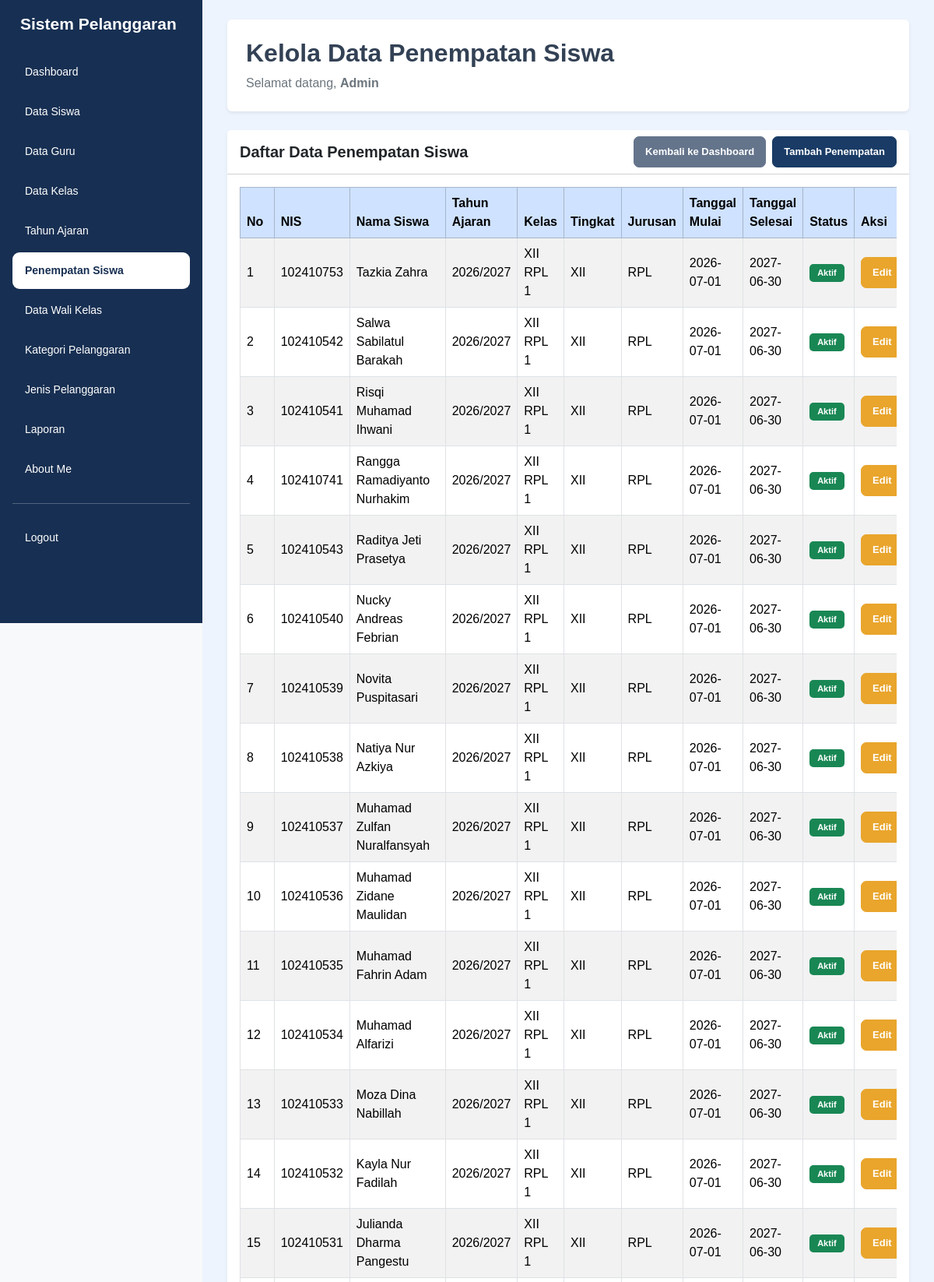
/data_penempatan_siswa.php (signed in, upper part), run on the app's committed database.
### tables this page shows
CREATE TABLE `t_kelas_siswa` (
  `id` int(11) NOT NULL,
  `siswa_id` int(11) NOT NULL,
  `tahun_ajaran_id` int(11) NOT NULL,
  `kelas_id` int(11) NOT NULL,
  `tanggal_mulai` date NOT NULL,
  `tanggal_selesai` date NOT NULL,
  `status_aktif` tinyint(1) NOT NULL,
  `created_at` timestamp NOT NULL DEFAULT current_timestamp(),
  `updated_at` timestamp NOT NULL DEFAULT current_timestamp()
);

CREATE TABLE `t_siswa` (
  `id` int(11) NOT NULL,
  `nis` varchar(30) NOT NULL,
  `nisn` varchar(20) NOT NULL,
  `nama` varchar(150) NOT NULL,
  `jenis_kelamin` char(1) NOT NULL,
  `tanggal_lahir` date NOT NULL,
  `alamat` text NOT NULL,
  `status_aktif` tinyint(1) NOT NULL,
  `created_at` timestamp NOT NULL DEFAULT current_timestamp(),
  `updated_at` timestamp NOT NULL DEFAULT current_timestamp()
);

CREATE TABLE `t_tahun_ajaran` (
  `id` int(11) NOT NULL,
  `nama` varchar(20) NOT NULL,
  `tanggal_mulai` date NOT NULL,
  `tanggal_selesai` date NOT NULL,
  `status_aktif` tinyint(1) NOT NULL,
  `created_at` timestamp NOT NULL DEFAULT current_timestamp(),
  `updated_at` timestamp NOT NULL DEFAULT current_timestamp()
);

CREATE TABLE `t_kelas` (
  `id` int(11) NOT NULL,
  `nama` varchar(100) NOT NULL,
  `tingkat` varchar(20) NOT NULL,
  `jurusan` varchar(100) NOT NULL,
  `status_aktif` tinyint(1) NOT NULL,
  `created_at` timestamp NOT NULL DEFAULT current_timestamp(),
  `updated_at` timestamp NOT NULL DEFAULT current_timestamp()
);

### data_penempatan_siswa.php (the view, shortened to what this page needs)
<?php
include 'config/koneksi.php';
$name = $_SESSION['name'] ?? 'Admin';
$halaman = basename($_SERVER['PHP_SELF']);
$sql = "
    SELECT
        ks.id,
        s.nis,
        s.nama AS nama_siswa,
        ta.nama AS tahun_ajaran,
        k.nama AS nama_kelas,
        k.tingkat,
        k.jurusan,
        ks.tanggal_mulai,
        ks.tanggal_selesai,
        ks.status_aktif
    FROM t_kelas_siswa ks
    LEFT JOIN t_siswa s ON ks.siswa_id = s.id
    LEFT JOIN t_tahun_ajaran ta ON ks.tahun_ajaran_id = ta.id
    LEFT JOIN t_kelas k ON ks.kelas_id = k.id
    ORDER BY ks.id DESC
";
$hasil = mysqli_query($koneksi, $sql);
?>
<!DOCTYPE html>
<html lang="id">
<head>
    <link href="https://cdn.jsdelivr.net/npm/bootstrap@5.3.8/dist/css/bootstrap.min.css" rel="stylesheet">
    <link rel="stylesheet" href="https://cdn.datatables.net/3.1.4/css/dataTables.dataTables.min.css">
    <link rel="stylesheet" href="style/style.css">
</head>
<body class="bg-light">
<div class="container-fluid">
    <div class="row">
        <div class="sidebar col-md-3 col-lg-2 position-fixed top-0 start-0 vh-100 p-3 overflow-auto">
            <h4 class="text-white mb-4">Sistem Pelanggaran</h4>
            <ul class="nav nav-pills flex-column gap-1">
                <li class="nav-item">
                    <a href="dashboard.php" class="nav-link text-white">Dashboard</a>
                </li>
                <li class="nav-item">
                    <a href="data_siswa.php" class="nav-link text-white">Data Siswa</a>
                </li>
                <li class="nav-item">
                    <a href="data_guru.php" class="nav-link text-white">Data Guru</a>
                </li>
                <li class="nav-item">
                    <a href="data_kelas.php" class="nav-link text-white">Data Kelas</a>
                </li>
                <li class="nav-item">
                    <a href="data_tahun_ajaran.php" class="nav-link text-white">Tahun Ajaran</a>
                </li>
                <li class="nav-item">
                    <a href="data_penempatan_siswa.php"
                       class="nav-link <?= $halaman == 'data_penempatan_siswa.php' ? 'active' : 'text-white'; ?>">
                        Penempatan Siswa
                    </a>
                </li>
                <li class="nav-item">
                    <a href="data_wali_kelas.php" class="nav-link text-white">Data Wali Kelas</a>
                </li>
                <li class="nav-item">
                    <a href="data_kategori_pelanggaran.php" class="nav-link text-white">Kategori Pelanggaran</a>
                </li>
                <li class="nav-item">
                    <a href="data_jenis_pelanggaran.php" class="nav-link text-white">Jenis Pelanggaran</a>
                </li>
                <li class="nav-item">
                    <a href="laporan.php" class="nav-link text-white">Laporan</a>
                </li>
                <li class="nav-item">
                    <a href="about_me.php" class="nav-link text-white">About Me</a>
                </li>
                <hr class="border-white">
                <li class="nav-item">
                    <a href="logout.php" class="nav-link text-white">Logout</a>
                </li>
            </ul>
        </div>
        <main class="content-main">
            <div class="page-content">
                <div class="bg-white rounded shadow-sm p-4 mb-4">
                    <h2 class="fw-bold">Kelola Data Penempatan Siswa</h2>
                    <p class="text-secondary mb-0">
                        Selamat datang,
                        <b><?= htmlspecialchars($name); ?></b>
                    </p>
                </div>
                <div class="card shadow-sm border-0">
                    <div class="card-header bg-white">
                        <div class="d-flex justify-content-between align-items-center flex-wrap gap-2">
                            <h5 class="mb-0 fw-bold">Daftar Data Penempatan Siswa</h5>
                            <div class="d-flex gap-2">
                                <a href="dashboard.php" class="btn btn-secondary btn-sm">
                                    Kembali ke Dashboard
                                </a>
                                <a href="tambah_penempatan_siswa.php" class="btn btn-primary btn-sm">
                                    Tambah Penempatan
                                </a>
                            </div>
                        </div>
                    </div>
                    <div class="card-body">
                        <div class="table-responsive">
                            <table id="tabelPenempatan"
                                   class="table table-bordered table-striped table-hover align-middle">
                                <thead class="table-primary">
                                    <tr>
                                        <th>No</th>
                                        <th>NIS</th>
                                        <th>Nama Siswa</th>
                                        <th>Tahun Ajaran</th>
                                        <th>Kelas</th>
                                        <th>Tingkat</th>
                                        <th>Jurusan</th>
                                        <th>Tanggal Mulai</th>
                                        <th>Tanggal Selesai</th>
                                        <th>Status</th>
                                        <th>Aksi</th>
                                    </tr>
                                </thead>
                                <tbody>
                                <?php
                                $no = 1;
                                if ($hasil && mysqli_num_rows($hasil) > 0) {
                                    while ($row = mysqli_fetch_assoc($hasil)) {
                                ?>
                                    <tr>
                                        <td><?= $no++; ?></td>
                                        <td><?= htmlspecialchars($row['nis'] ?? '-'); ?></td>
                                        <td><?= htmlspecialchars($row['nama_siswa'] ?? '-'); ?></td>
                                        <td><?= htmlspecialchars($row['tahun_ajaran'] ?? '-'); ?></td>
                                        <td><?= htmlspecialchars($row['nama_kelas'] ?? '-'); ?></td>
                                        <td><?= htmlspecialchars($row['tingkat'] ?? '-'); ?></td>
                                        <td><?= htmlspecialchars($row['jurusan'] ?? '-'); ?></td>
                                        <td><?= htmlspecialchars($row['tanggal_mulai'] ?? '-'); ?></td>
                                        <td><?= htmlspecialchars($row['tanggal_selesai'] ?? '-'); ?></td>
                                        <td>
                                            <?php if (($row['status_aktif'] ?? 0) == 1) { ?>
                                                <span class="badge bg-success">Aktif</span>
                                            <?php } else { ?>
                                                <span class="badge bg-secondary">Tidak Aktif</span>
                                            <?php } ?>
                                        </td>
                                        <td>
                                            <div class="d-flex gap-1">
                                                <a href="edit_penempatan_siswa.php?id=<?= (int) $row['id']; ?>"
                                                   class="btn btn-warning btn-sm">
                                                    Edit
                                                </a>
                                            </div>
                                        </td>
                                    </tr>
                                <?php
                                    }
                                } ?>
                                </tbody>
                            </table>
                        </div>
                    </div>
                </div>
            </div>
        </main>
    </div>
</div>
</body>
</html>

### style/style.css (style rules this page uses)
* { box-sizing: border-box; }
html { width: 100%; min-height: 100%; overflow-x: hidden; }
body { width: 100%; min-height: 100vh; margin: 0; padding: 0; font-family: Arial, Helvetica, sans-serif; background-color: #edf4fd; color: #334155; }
a { text-decoration: none; }
.sidebar { position: fixed !important; top: 0; left: 0; width: 260px !important; max-width: 260px !important; height: 100vh; padding: 24px 15px; background-color: #172f52 !important; z-index: 1001; overflow-y: auto; overflow-x: hidden; flex: none !important; }
.sidebar h4 { color: #ffffff; font-size: 21px; font-weight: 700; margin: 0 0 38px; padding: 0 10px; line-height: 1.4; }
.sidebar .nav { display: flex; flex-direction: column; gap: 7px; }
.sidebar .nav-item { width: 100%; }
.sidebar .nav-link { display: block; width: 100%; padding: 13px 16px; border-radius: 9px; color: #e2eaf6; font-size: 14px; font-weight: 500; transition: all 0.2s ease; }
.sidebar .nav-link.active { background-color: #ffffff !important; color: #172f52 !important; font-weight: 700; }
.content-main { display: block !important; position: relative; width: calc(100% - 260px) !important; max-width: none !important; min-height: 100vh; margin-left: 260px !important; margin-right: 0 !important; padding: 25px 32px 35px !important; background-color: #edf4fd; overflow-x: hidden; }
.btn { display: inline-flex; justify-content: center; align-items: center; border-radius: 7px; padding: 9px 14px; font-size: 13px; font-weight: 600; white-space: nowrap; transition: all 0.2s ease; }
.btn-primary { background-color: #193b65; border-color: #193b65; color: #ffffff; }
.btn-secondary { background-color: #64748b; border-color: #64748b; color: #ffffff; }
.btn-warning { background-color: #e9a52c; border-color: #e9a52c; color: #ffffff; }
.table-responsive { display: block; width: 100%; max-width: 100%; overflow-x: auto; }
.badge { display: inline-block; padding: 6px 10px; border-radius: 5px; font-size: 11px; font-weight: 600; }
@media (min-width: 768px) { .content-main { padding-top: 25px !important; } }

### data on the page
t_kelas_siswa: siswa.nis "102410753", siswa.nama "Tazkia Zahra", tahun_ajaran.nama "2026/2027", kelas.nama "XII RPL 1", kelas.tingkat "XII", kelas.jurusan "RPL", tanggal_mulai "2026-07-01", tanggal_selesai "2027-06-30", status_aktif "Aktif"
t_kelas_siswa: siswa.nis "102410542", siswa.nama "Salwa Sabilatul Barakah", tahun_ajaran.nama "2026/2027", kelas.nama "XII RPL 1", kelas.tingkat "XII", kelas.jurusan "RPL", tanggal_mulai "2026-07-01", tanggal_selesai "2027-06-30", status_aktif "Aktif"
t_kelas_siswa: siswa.nis "102410541", siswa.nama "Risqi Muhamad Ihwani", tahun_ajaran.nama "2026/2027", kelas.nama "XII RPL 1", kelas.tingkat "XII", kelas.jurusan "RPL", tanggal_mulai "2026-07-01", tanggal_selesai "2027-06-30", status_aktif "Aktif"
t_kelas_siswa: siswa.nis "102410741", siswa.nama "Rangga Ramadiyanto Nurhakim", tahun_ajaran.nama "2026/2027", kelas.nama "XII RPL 1", kelas.tingkat "XII", kelas.jurusan "RPL", tanggal_mulai "2026-07-01", tanggal_selesai "2027-06-30", status_aktif "Aktif"
t_kelas_siswa: siswa.nis "102410543", siswa.nama "Raditya Jeti Prasetya", tahun_ajaran.nama "2026/2027", kelas.nama "XII RPL 1", kelas.tingkat "XII", kelas.jurusan "RPL", tanggal_mulai "2026-07-01", tanggal_selesai "2027-06-30", status_aktif "Aktif"
t_kelas_siswa: siswa.nis "102410540", siswa.nama "Nucky Andreas Febrian", tahun_ajaran.nama "2026/2027", kelas.nama "XII RPL 1", kelas.tingkat "XII", kelas.jurusan "RPL", tanggal_mulai "2026-07-01", tanggal_selesai "2027-06-30", status_aktif "Aktif"
t_kelas_siswa: siswa.nis "102410539", siswa.nama "Novita Puspitasari", tahun_ajaran.nama "2026/2027", kelas.nama "XII RPL 1", kelas.tingkat "XII", kelas.jurusan "RPL", tanggal_mulai "2026-07-01", tanggal_selesai "2027-06-30", status_aktif "Aktif"
t_kelas_siswa: siswa.nis "102410538", siswa.nama "Natiya Nur Azkiya", tahun_ajaran.nama "2026/2027", kelas.nama "XII RPL 1", kelas.tingkat "XII", kelas.jurusan "RPL", tanggal_mulai "2026-07-01", tanggal_selesai "2027-06-30", status_aktif "Aktif"
t_kelas_siswa: siswa.nis "102410537", siswa.nama "Muhamad Zulfan Nuralfansyah", tahun_ajaran.nama "2026/2027", kelas.nama "XII RPL 1", kelas.tingkat "XII", kelas.jurusan "RPL", tanggal_mulai "2026-07-01", tanggal_selesai "2027-06-30", status_aktif "Aktif"
t_kelas_siswa: siswa.nis "102410536", siswa.nama "Muhamad Zidane Maulidan", tahun_ajaran.nama "2026/2027", kelas.nama "XII RPL 1", kelas.tingkat "XII", kelas.jurusan "RPL", tanggal_mulai "2026-07-01", tanggal_selesai "2027-06-30", status_aktif "Aktif"
t_kelas_siswa: siswa.nis "102410535", siswa.nama "Muhamad Fahrin Adam", tahun_ajaran.nama "2026/2027", kelas.nama "XII RPL 1", kelas.tingkat "XII", kelas.jurusan "RPL", tanggal_mulai "2026-07-01", tanggal_selesai "2027-06-30", status_aktif "Aktif"
t_kelas_siswa: siswa.nis "102410534", siswa.nama "Muhamad Alfarizi", tahun_ajaran.nama "2026/2027", kelas.nama "XII RPL 1", kelas.tingkat "XII", kelas.jurusan "RPL", tanggal_mulai "2026-07-01", tanggal_selesai "2027-06-30", status_aktif "Aktif"
t_kelas_siswa: siswa.nis "102410533", siswa.nama "Moza Dina Nabillah", tahun_ajaran.nama "2026/2027", kelas.nama "XII RPL 1", kelas.tingkat "XII", kelas.jurusan "RPL", tanggal_mulai "2026-07-01", tanggal_selesai "2027-06-30", status_aktif "Aktif"
t_kelas_siswa: siswa.nis "102410532", siswa.nama "Kayla Nur Fadilah", tahun_ajaran.nama "2026/2027", kelas.nama "XII RPL 1", kelas.tingkat "XII", kelas.jurusan "RPL", tanggal_mulai "2026-07-01", tanggal_selesai "2027-06-30", status_aktif "Aktif"
t_kelas_siswa: siswa.nis "102410531", siswa.nama "Julianda Dharma Pangestu", tahun_ajaran.nama "2026/2027", kelas.nama "XII RPL 1", kelas.tingkat "XII", kelas.jurusan "RPL", tanggal_mulai "2026-07-01", tanggal_selesai "2027-06-30", status_aktif "Aktif"

### other printed values
$name "Admin"
